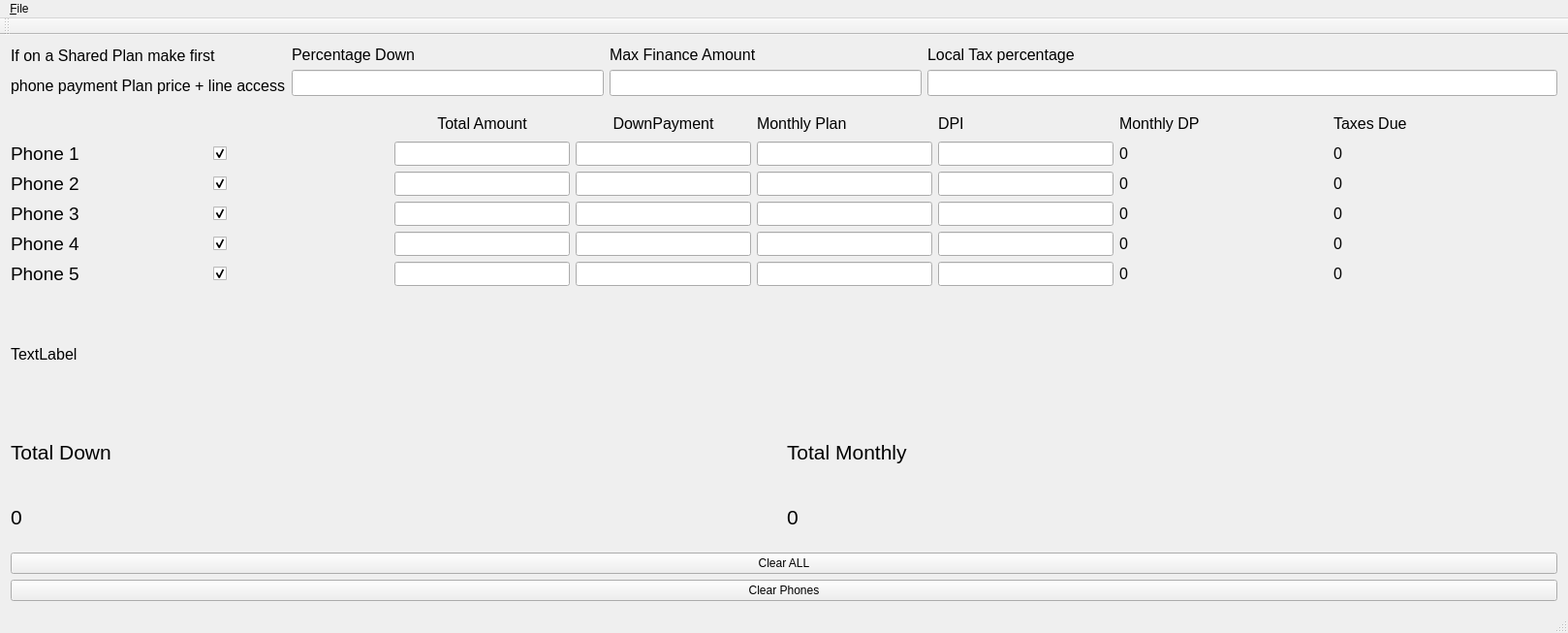
<?xml version="1.0" encoding="UTF-8"?>
<ui version="4.0">
 <class>MainWindow</class>
 <widget class="QMainWindow" name="MainWindow">
  <property name="geometry">
   <rect>
    <x>0</x>
    <y>0</y>
    <width>1618</width>
    <height>653</height>
   </rect>
  </property>
  <property name="windowTitle">
   <string>MainWindow</string>
  </property>
  <property name="iconSize">
   <size>
    <width>26</width>
    <height>24</height>
   </size>
  </property>
  <widget class="QWidget" name="centralWidget">
   <layout class="QVBoxLayout" name="verticalLayout_8">
    <item>
     <layout class="QVBoxLayout" name="verticalLayout_2">
      <item>
       <layout class="QHBoxLayout" name="horizontalLayout_7">
        <property name="bottomMargin">
         <number>10</number>
        </property>
        <item>
         <widget class="QLabel" name="label_9">
          <property name="font">
           <font>
            <pointsize>12</pointsize>
           </font>
          </property>
          <property name="text">
           <string>&lt;html&gt;&lt;head/&gt;&lt;body&gt;&lt;p&gt;If on a Shared Plan make first &lt;/p&gt;&lt;p&gt;phone payment Plan price + line access&lt;/p&gt;&lt;/body&gt;&lt;/html&gt;</string>
          </property>
         </widget>
        </item>
        <item>
         <layout class="QHBoxLayout" name="horizontalLayout_6">
          <item>
           <layout class="QVBoxLayout" name="verticalLayout_5">
            <item>
             <widget class="QLabel" name="fianancemaxLabel_2">
              <property name="text">
               <string>&lt;html&gt;&lt;head/&gt;&lt;body&gt;&lt;p&gt;&lt;span style=&quot; font-size:12pt;&quot;&gt;Percentage Down&lt;/span&gt;&lt;/p&gt;&lt;/body&gt;&lt;/html&gt;</string>
              </property>
             </widget>
            </item>
            <item>
             <widget class="QLineEdit" name="PercentDownEdit">
              <property name="font">
               <font>
                <pointsize>12</pointsize>
               </font>
              </property>
             </widget>
            </item>
           </layout>
          </item>
          <item>
           <layout class="QVBoxLayout" name="verticalLayout_4">
            <item>
             <widget class="QLabel" name="fianancemaxLabel">
              <property name="text">
               <string>&lt;html&gt;&lt;head/&gt;&lt;body&gt;&lt;p&gt;&lt;span style=&quot; font-size:12pt;&quot;&gt;Max Finance Amount&lt;/span&gt;&lt;/p&gt;&lt;/body&gt;&lt;/html&gt;</string>
              </property>
             </widget>
            </item>
            <item>
             <widget class="QLineEdit" name="fianancemaxEdit">
              <property name="font">
               <font>
                <pointsize>12</pointsize>
               </font>
              </property>
             </widget>
            </item>
           </layout>
          </item>
         </layout>
        </item>
        <item>
         <layout class="QVBoxLayout" name="verticalLayout">
          <item>
           <widget class="QLabel" name="label_7">
            <property name="text">
             <string>&lt;html&gt;&lt;head/&gt;&lt;body&gt;&lt;p&gt;&lt;span style=&quot; font-size:12pt;&quot;&gt;Local Tax percentage&lt;/span&gt;&lt;/p&gt;&lt;/body&gt;&lt;/html&gt;</string>
            </property>
           </widget>
          </item>
          <item>
           <widget class="QLineEdit" name="taxPercentageEdit">
            <property name="font">
             <font>
              <pointsize>12</pointsize>
             </font>
            </property>
           </widget>
          </item>
         </layout>
        </item>
       </layout>
      </item>
      <item>
       <layout class="QHBoxLayout" name="horizontalLayout_5" stretch="0,0">
        <property name="spacing">
         <number>0</number>
        </property>
        <item>
         <layout class="QHBoxLayout" name="horizontalLayout_4">
          <item>
           <layout class="QHBoxLayout" name="horizontalLayout_3">
            <item>
             <layout class="QHBoxLayout" name="horizontalLayout_2">
              <item>
               <layout class="QHBoxLayout" name="horizontalLayout" stretch="0,0,0">
                <property name="rightMargin">
                 <number>0</number>
                </property>
                <property name="bottomMargin">
                 <number>0</number>
                </property>
                <item>
                 <layout class="QVBoxLayout" name="phonelabelVert">
                  <item>
                   <widget class="QLabel" name="label_11">
                    <property name="minimumSize">
                     <size>
                      <width>181</width>
                      <height>25</height>
                     </size>
                    </property>
                    <property name="maximumSize">
                     <size>
                      <width>181</width>
                      <height>25</height>
                     </size>
                    </property>
                    <property name="text">
                     <string/>
                    </property>
                   </widget>
                  </item>
                  <item>
                   <widget class="QLabel" name="phonelabel">
                    <property name="text">
                     <string>&lt;html&gt;&lt;head/&gt;&lt;body&gt;&lt;p&gt;&lt;span style=&quot; font-size:14pt;&quot;&gt;Phone 1&lt;/span&gt;&lt;/p&gt;&lt;/body&gt;&lt;/html&gt;</string>
                    </property>
                    <property name="textFormat">
                     <enum>Qt::RichText</enum>
                    </property>
                   </widget>
                  </item>
                  <item>
                   <widget class="QLabel" name="phonelabel2">
                    <property name="text">
                     <string>&lt;html&gt;&lt;head/&gt;&lt;body&gt;&lt;p&gt;&lt;span style=&quot; font-size:14pt;&quot;&gt;Phone 2&lt;/span&gt;&lt;/p&gt;&lt;/body&gt;&lt;/html&gt;</string>
                    </property>
                    <property name="textFormat">
                     <enum>Qt::RichText</enum>
                    </property>
                   </widget>
                  </item>
                  <item>
                   <widget class="QLabel" name="phonelabel3">
                    <property name="text">
                     <string>&lt;html&gt;&lt;head/&gt;&lt;body&gt;&lt;p&gt;&lt;span style=&quot; font-size:14pt;&quot;&gt;Phone 3&lt;/span&gt;&lt;/p&gt;&lt;/body&gt;&lt;/html&gt;</string>
                    </property>
                    <property name="textFormat">
                     <enum>Qt::RichText</enum>
                    </property>
                   </widget>
                  </item>
                  <item>
                   <widget class="QLabel" name="phonelabel4">
                    <property name="text">
                     <string>&lt;html&gt;&lt;head/&gt;&lt;body&gt;&lt;p&gt;&lt;span style=&quot; font-size:14pt;&quot;&gt;Phone 4&lt;/span&gt;&lt;/p&gt;&lt;/body&gt;&lt;/html&gt;</string>
                    </property>
                    <property name="textFormat">
                     <enum>Qt::RichText</enum>
                    </property>
                   </widget>
                  </item>
                  <item>
                   <widget class="QLabel" name="phonelabel5">
                    <property name="text">
                     <string>&lt;html&gt;&lt;head/&gt;&lt;body&gt;&lt;p&gt;&lt;span style=&quot; font-size:14pt;&quot;&gt;Phone 5&lt;/span&gt;&lt;/p&gt;&lt;/body&gt;&lt;/html&gt;</string>
                    </property>
                    <property name="textFormat">
                     <enum>Qt::RichText</enum>
                    </property>
                   </widget>
                  </item>
                 </layout>
                </item>
                <item>
                 <layout class="QVBoxLayout" name="phoneincludeVert">
                  <item>
                   <widget class="QLabel" name="label_12">
                    <property name="minimumSize">
                     <size>
                      <width>181</width>
                      <height>25</height>
                     </size>
                    </property>
                    <property name="maximumSize">
                     <size>
                      <width>181</width>
                      <height>25</height>
                     </size>
                    </property>
                    <property name="text">
                     <string/>
                    </property>
                   </widget>
                  </item>
                  <item>
                   <widget class="QCheckBox" name="phoneinclude">
                    <property name="minimumSize">
                     <size>
                      <width>0</width>
                      <height>0</height>
                     </size>
                    </property>
                    <property name="maximumSize">
                     <size>
                      <width>15</width>
                      <height>25</height>
                     </size>
                    </property>
                    <property name="text">
                     <string/>
                    </property>
                    <property name="checked">
                     <bool>true</bool>
                    </property>
                   </widget>
                  </item>
                  <item>
                   <widget class="QCheckBox" name="phoneinclude2">
                    <property name="minimumSize">
                     <size>
                      <width>0</width>
                      <height>0</height>
                     </size>
                    </property>
                    <property name="maximumSize">
                     <size>
                      <width>15</width>
                      <height>25</height>
                     </size>
                    </property>
                    <property name="text">
                     <string/>
                    </property>
                    <property name="checked">
                     <bool>true</bool>
                    </property>
                   </widget>
                  </item>
                  <item>
                   <widget class="QCheckBox" name="phoneinclude3">
                    <property name="minimumSize">
                     <size>
                      <width>0</width>
                      <height>0</height>
                     </size>
                    </property>
                    <property name="maximumSize">
                     <size>
                      <width>15</width>
                      <height>25</height>
                     </size>
                    </property>
                    <property name="text">
                     <string/>
                    </property>
                    <property name="checked">
                     <bool>true</bool>
                    </property>
                   </widget>
                  </item>
                  <item>
                   <widget class="QCheckBox" name="phoneinclude4">
                    <property name="minimumSize">
                     <size>
                      <width>0</width>
                      <height>0</height>
                     </size>
                    </property>
                    <property name="maximumSize">
                     <size>
                      <width>15</width>
                      <height>25</height>
                     </size>
                    </property>
                    <property name="text">
                     <string/>
                    </property>
                    <property name="checked">
                     <bool>true</bool>
                    </property>
                   </widget>
                  </item>
                  <item>
                   <widget class="QCheckBox" name="phoneinclude5">
                    <property name="minimumSize">
                     <size>
                      <width>0</width>
                      <height>0</height>
                     </size>
                    </property>
                    <property name="maximumSize">
                     <size>
                      <width>15</width>
                      <height>25</height>
                     </size>
                    </property>
                    <property name="text">
                     <string/>
                    </property>
                    <property name="checked">
                     <bool>true</bool>
                    </property>
                   </widget>
                  </item>
                 </layout>
                </item>
                <item>
                 <layout class="QVBoxLayout" name="totalpriceVert">
                  <property name="spacing">
                   <number>6</number>
                  </property>
                  <property name="rightMargin">
                   <number>0</number>
                  </property>
                  <item>
                   <widget class="QLabel" name="label">
                    <property name="minimumSize">
                     <size>
                      <width>181</width>
                      <height>25</height>
                     </size>
                    </property>
                    <property name="maximumSize">
                     <size>
                      <width>181</width>
                      <height>25</height>
                     </size>
                    </property>
                    <property name="font">
                     <font>
                      <pointsize>12</pointsize>
                     </font>
                    </property>
                    <property name="text">
                     <string>&lt;html&gt;&lt;head/&gt;&lt;body&gt;&lt;p align=&quot;center&quot;&gt;Total Amount&lt;/p&gt;&lt;/body&gt;&lt;/html&gt;</string>
                    </property>
                   </widget>
                  </item>
                  <item>
                   <widget class="QLineEdit" name="totalpriceEdit">
                    <property name="minimumSize">
                     <size>
                      <width>1</width>
                      <height>1</height>
                     </size>
                    </property>
                    <property name="maximumSize">
                     <size>
                      <width>181</width>
                      <height>25</height>
                     </size>
                    </property>
                    <property name="font">
                     <font>
                      <pointsize>12</pointsize>
                     </font>
                    </property>
                   </widget>
                  </item>
                  <item>
                   <widget class="QLineEdit" name="totalpriceEdit2">
                    <property name="minimumSize">
                     <size>
                      <width>1</width>
                      <height>1</height>
                     </size>
                    </property>
                    <property name="maximumSize">
                     <size>
                      <width>181</width>
                      <height>25</height>
                     </size>
                    </property>
                    <property name="font">
                     <font>
                      <pointsize>12</pointsize>
                     </font>
                    </property>
                   </widget>
                  </item>
                  <item>
                   <widget class="QLineEdit" name="totalpriceEdit3">
                    <property name="minimumSize">
                     <size>
                      <width>1</width>
                      <height>1</height>
                     </size>
                    </property>
                    <property name="maximumSize">
                     <size>
                      <width>181</width>
                      <height>25</height>
                     </size>
                    </property>
                    <property name="font">
                     <font>
                      <pointsize>12</pointsize>
                     </font>
                    </property>
                   </widget>
                  </item>
                  <item>
                   <widget class="QLineEdit" name="totalpriceEdit4">
                    <property name="minimumSize">
                     <size>
                      <width>1</width>
                      <height>1</height>
                     </size>
                    </property>
                    <property name="maximumSize">
                     <size>
                      <width>181</width>
                      <height>25</height>
                     </size>
                    </property>
                    <property name="font">
                     <font>
                      <pointsize>12</pointsize>
                     </font>
                    </property>
                   </widget>
                  </item>
                  <item>
                   <widget class="QLineEdit" name="totalpriceEdit5">
                    <property name="minimumSize">
                     <size>
                      <width>1</width>
                      <height>1</height>
                     </size>
                    </property>
                    <property name="maximumSize">
                     <size>
                      <width>181</width>
                      <height>25</height>
                     </size>
                    </property>
                    <property name="font">
                     <font>
                      <pointsize>12</pointsize>
                     </font>
                    </property>
                   </widget>
                  </item>
                 </layout>
                </item>
               </layout>
              </item>
             </layout>
            </item>
            <item>
             <layout class="QVBoxLayout" name="DownPayementVert">
              <property name="rightMargin">
               <number>0</number>
              </property>
              <item>
               <widget class="QLabel" name="label_2">
                <property name="minimumSize">
                 <size>
                  <width>181</width>
                  <height>25</height>
                 </size>
                </property>
                <property name="maximumSize">
                 <size>
                  <width>181</width>
                  <height>25</height>
                 </size>
                </property>
                <property name="font">
                 <font>
                  <pointsize>12</pointsize>
                 </font>
                </property>
                <property name="text">
                 <string>&lt;html&gt;&lt;head/&gt;&lt;body&gt;&lt;p align=&quot;center&quot;&gt;DownPayment&lt;/p&gt;&lt;/body&gt;&lt;/html&gt;</string>
                </property>
               </widget>
              </item>
              <item>
               <widget class="QLineEdit" name="DownpaymentEdit">
                <property name="minimumSize">
                 <size>
                  <width>1</width>
                  <height>1</height>
                 </size>
                </property>
                <property name="maximumSize">
                 <size>
                  <width>181</width>
                  <height>25</height>
                 </size>
                </property>
                <property name="font">
                 <font>
                  <pointsize>12</pointsize>
                 </font>
                </property>
               </widget>
              </item>
              <item>
               <widget class="QLineEdit" name="DownpaymentEdit2">
                <property name="minimumSize">
                 <size>
                  <width>1</width>
                  <height>1</height>
                 </size>
                </property>
                <property name="maximumSize">
                 <size>
                  <width>181</width>
                  <height>25</height>
                 </size>
                </property>
                <property name="font">
                 <font>
                  <pointsize>12</pointsize>
                 </font>
                </property>
               </widget>
              </item>
              <item>
               <widget class="QLineEdit" name="DownpaymentEdit3">
                <property name="minimumSize">
                 <size>
                  <width>1</width>
                  <height>1</height>
                 </size>
                </property>
                <property name="maximumSize">
                 <size>
                  <width>181</width>
                  <height>25</height>
                 </size>
                </property>
                <property name="font">
                 <font>
                  <pointsize>12</pointsize>
                 </font>
                </property>
               </widget>
              </item>
              <item>
               <widget class="QLineEdit" name="DownpaymentEdit4">
                <property name="minimumSize">
                 <size>
                  <width>1</width>
                  <height>1</height>
                 </size>
                </property>
                <property name="maximumSize">
                 <size>
                  <width>181</width>
                  <height>25</height>
                 </size>
                </property>
                <property name="font">
                 <font>
                  <pointsize>12</pointsize>
                 </font>
                </property>
               </widget>
              </item>
              <item>
               <widget class="QLineEdit" name="DownpaymentEdit5">
                <property name="minimumSize">
                 <size>
                  <width>1</width>
                  <height>1</height>
                 </size>
                </property>
                <property name="maximumSize">
                 <size>
                  <width>181</width>
                  <height>25</height>
                 </size>
                </property>
                <property name="font">
                 <font>
                  <pointsize>12</pointsize>
                 </font>
                </property>
               </widget>
              </item>
             </layout>
            </item>
            <item>
             <layout class="QVBoxLayout" name="verticalLayout_7">
              <item>
               <widget class="QLabel" name="label_8">
                <property name="minimumSize">
                 <size>
                  <width>181</width>
                  <height>25</height>
                 </size>
                </property>
                <property name="maximumSize">
                 <size>
                  <width>181</width>
                  <height>25</height>
                 </size>
                </property>
                <property name="font">
                 <font>
                  <pointsize>12</pointsize>
                 </font>
                </property>
                <property name="text">
                 <string>Monthly Plan</string>
                </property>
               </widget>
              </item>
              <item>
               <widget class="QLineEdit" name="monthlyplanInput">
                <property name="minimumSize">
                 <size>
                  <width>1</width>
                  <height>1</height>
                 </size>
                </property>
                <property name="maximumSize">
                 <size>
                  <width>181</width>
                  <height>25</height>
                 </size>
                </property>
                <property name="font">
                 <font>
                  <pointsize>12</pointsize>
                 </font>
                </property>
               </widget>
              </item>
              <item>
               <widget class="QLineEdit" name="monthlyplanInput2">
                <property name="minimumSize">
                 <size>
                  <width>1</width>
                  <height>1</height>
                 </size>
                </property>
                <property name="maximumSize">
                 <size>
                  <width>181</width>
                  <height>25</height>
                 </size>
                </property>
                <property name="font">
                 <font>
                  <pointsize>12</pointsize>
                 </font>
                </property>
               </widget>
              </item>
              <item>
               <widget class="QLineEdit" name="monthlyplanInput3">
                <property name="minimumSize">
                 <size>
                  <width>1</width>
                  <height>1</height>
                 </size>
                </property>
                <property name="maximumSize">
                 <size>
                  <width>181</width>
                  <height>25</height>
                 </size>
                </property>
                <property name="font">
                 <font>
                  <pointsize>12</pointsize>
                 </font>
                </property>
               </widget>
              </item>
              <item>
               <widget class="QLineEdit" name="monthlyplanInput4">
                <property name="minimumSize">
                 <size>
                  <width>1</width>
                  <height>1</height>
                 </size>
                </property>
                <property name="maximumSize">
                 <size>
                  <width>181</width>
                  <height>25</height>
                 </size>
                </property>
                <property name="font">
                 <font>
                  <pointsize>12</pointsize>
                 </font>
                </property>
               </widget>
              </item>
              <item>
               <widget class="QLineEdit" name="monthlyplanInput5">
                <property name="minimumSize">
                 <size>
                  <width>1</width>
                  <height>1</height>
                 </size>
                </property>
                <property name="maximumSize">
                 <size>
                  <width>181</width>
                  <height>25</height>
                 </size>
                </property>
                <property name="font">
                 <font>
                  <pointsize>12</pointsize>
                 </font>
                </property>
               </widget>
              </item>
             </layout>
            </item>
            <item>
             <layout class="QVBoxLayout" name="verticalLayout_10">
              <property name="sizeConstraint">
               <enum>QLayout::SetDefaultConstraint</enum>
              </property>
              <item>
               <widget class="QLabel" name="label_10">
                <property name="minimumSize">
                 <size>
                  <width>181</width>
                  <height>25</height>
                 </size>
                </property>
                <property name="maximumSize">
                 <size>
                  <width>181</width>
                  <height>25</height>
                 </size>
                </property>
                <property name="font">
                 <font>
                  <pointsize>12</pointsize>
                 </font>
                </property>
                <property name="text">
                 <string>&lt;html&gt;&lt;head/&gt;&lt;body&gt;&lt;p&gt;DPI&lt;/p&gt;&lt;/body&gt;&lt;/html&gt;</string>
                </property>
               </widget>
              </item>
              <item>
               <widget class="QLineEdit" name="DPIinput">
                <property name="minimumSize">
                 <size>
                  <width>1</width>
                  <height>1</height>
                 </size>
                </property>
                <property name="maximumSize">
                 <size>
                  <width>181</width>
                  <height>25</height>
                 </size>
                </property>
                <property name="font">
                 <font>
                  <pointsize>12</pointsize>
                 </font>
                </property>
               </widget>
              </item>
              <item>
               <widget class="QLineEdit" name="DPIinput2">
                <property name="minimumSize">
                 <size>
                  <width>1</width>
                  <height>1</height>
                 </size>
                </property>
                <property name="maximumSize">
                 <size>
                  <width>181</width>
                  <height>25</height>
                 </size>
                </property>
                <property name="font">
                 <font>
                  <pointsize>12</pointsize>
                 </font>
                </property>
               </widget>
              </item>
              <item>
               <widget class="QLineEdit" name="DPIinput3">
                <property name="minimumSize">
                 <size>
                  <width>1</width>
                  <height>1</height>
                 </size>
                </property>
                <property name="maximumSize">
                 <size>
                  <width>181</width>
                  <height>25</height>
                 </size>
                </property>
                <property name="font">
                 <font>
                  <pointsize>12</pointsize>
                 </font>
                </property>
               </widget>
              </item>
              <item>
               <widget class="QLineEdit" name="DPIinput4">
                <property name="minimumSize">
                 <size>
                  <width>1</width>
                  <height>1</height>
                 </size>
                </property>
                <property name="maximumSize">
                 <size>
                  <width>181</width>
                  <height>25</height>
                 </size>
                </property>
                <property name="font">
                 <font>
                  <pointsize>12</pointsize>
                 </font>
                </property>
               </widget>
              </item>
              <item>
               <widget class="QLineEdit" name="DPIinput5">
                <property name="minimumSize">
                 <size>
                  <width>1</width>
                  <height>1</height>
                 </size>
                </property>
                <property name="maximumSize">
                 <size>
                  <width>181</width>
                  <height>25</height>
                 </size>
                </property>
                <property name="font">
                 <font>
                  <pointsize>12</pointsize>
                 </font>
                </property>
               </widget>
              </item>
             </layout>
            </item>
           </layout>
          </item>
          <item>
           <layout class="QVBoxLayout" name="MonthlyVert">
            <property name="rightMargin">
             <number>40</number>
            </property>
            <item>
             <widget class="QLabel" name="label_3">
              <property name="minimumSize">
               <size>
                <width>181</width>
                <height>25</height>
               </size>
              </property>
              <property name="maximumSize">
               <size>
                <width>181</width>
                <height>25</height>
               </size>
              </property>
              <property name="text">
               <string>&lt;html&gt;&lt;head/&gt;&lt;body&gt;&lt;p&gt;&lt;span style=&quot; font-size:12pt;&quot;&gt;Monthly DP&lt;/span&gt;&lt;/p&gt;&lt;/body&gt;&lt;/html&gt;</string>
              </property>
             </widget>
            </item>
            <item>
             <widget class="QLabel" name="Monthly">
              <property name="minimumSize">
               <size>
                <width>181</width>
                <height>25</height>
               </size>
              </property>
              <property name="maximumSize">
               <size>
                <width>181</width>
                <height>25</height>
               </size>
              </property>
              <property name="font">
               <font>
                <pointsize>12</pointsize>
               </font>
              </property>
              <property name="text">
               <string>&lt;html&gt;&lt;head/&gt;&lt;body&gt;&lt;p&gt;&lt;span style=&quot; font-size:12pt;&quot;&gt;0&lt;/span&gt;&lt;/p&gt;&lt;/body&gt;&lt;/html&gt;</string>
              </property>
              <property name="textFormat">
               <enum>Qt::RichText</enum>
              </property>
             </widget>
            </item>
            <item>
             <widget class="QLabel" name="Monthly2">
              <property name="minimumSize">
               <size>
                <width>181</width>
                <height>25</height>
               </size>
              </property>
              <property name="maximumSize">
               <size>
                <width>181</width>
                <height>25</height>
               </size>
              </property>
              <property name="font">
               <font>
                <pointsize>12</pointsize>
               </font>
              </property>
              <property name="text">
               <string>&lt;html&gt;&lt;head/&gt;&lt;body&gt;&lt;p&gt;&lt;span style=&quot; font-size:12pt;&quot;&gt;0&lt;/span&gt;&lt;/p&gt;&lt;/body&gt;&lt;/html&gt;</string>
              </property>
              <property name="textFormat">
               <enum>Qt::RichText</enum>
              </property>
             </widget>
            </item>
            <item>
             <widget class="QLabel" name="Monthly3">
              <property name="minimumSize">
               <size>
                <width>181</width>
                <height>25</height>
               </size>
              </property>
              <property name="maximumSize">
               <size>
                <width>181</width>
                <height>25</height>
               </size>
              </property>
              <property name="font">
               <font>
                <pointsize>12</pointsize>
               </font>
              </property>
              <property name="text">
               <string>&lt;html&gt;&lt;head/&gt;&lt;body&gt;&lt;p&gt;&lt;span style=&quot; font-size:12pt;&quot;&gt;0&lt;/span&gt;&lt;/p&gt;&lt;/body&gt;&lt;/html&gt;</string>
              </property>
              <property name="textFormat">
               <enum>Qt::RichText</enum>
              </property>
             </widget>
            </item>
            <item>
             <widget class="QLabel" name="Monthly4">
              <property name="minimumSize">
               <size>
                <width>181</width>
                <height>25</height>
               </size>
              </property>
              <property name="maximumSize">
               <size>
                <width>181</width>
                <height>25</height>
               </size>
              </property>
              <property name="font">
               <font>
                <pointsize>12</pointsize>
               </font>
              </property>
              <property name="text">
               <string>&lt;html&gt;&lt;head/&gt;&lt;body&gt;&lt;p&gt;&lt;span style=&quot; font-size:12pt;&quot;&gt;0&lt;/span&gt;&lt;/p&gt;&lt;/body&gt;&lt;/html&gt;</string>
              </property>
              <property name="textFormat">
               <enum>Qt::RichText</enum>
              </property>
             </widget>
            </item>
            <item>
             <widget class="QLabel" name="Monthly5">
              <property name="minimumSize">
               <size>
                <width>181</width>
                <height>25</height>
               </size>
              </property>
              <property name="maximumSize">
               <size>
                <width>181</width>
                <height>25</height>
               </size>
              </property>
              <property name="font">
               <font>
                <pointsize>12</pointsize>
               </font>
              </property>
              <property name="text">
               <string>&lt;html&gt;&lt;head/&gt;&lt;body&gt;&lt;p&gt;&lt;span style=&quot; font-size:12pt;&quot;&gt;0&lt;/span&gt;&lt;/p&gt;&lt;/body&gt;&lt;/html&gt;</string>
              </property>
              <property name="textFormat">
               <enum>Qt::RichText</enum>
              </property>
             </widget>
            </item>
           </layout>
          </item>
         </layout>
        </item>
        <item>
         <layout class="QVBoxLayout" name="TaxesVert">
          <property name="rightMargin">
           <number>50</number>
          </property>
          <item>
           <widget class="QLabel" name="label_4">
            <property name="minimumSize">
             <size>
              <width>181</width>
              <height>25</height>
             </size>
            </property>
            <property name="maximumSize">
             <size>
              <width>181</width>
              <height>25</height>
             </size>
            </property>
            <property name="text">
             <string>&lt;html&gt;&lt;head/&gt;&lt;body&gt;&lt;p&gt;&lt;span style=&quot; font-size:12pt;&quot;&gt;Taxes Due&lt;/span&gt;&lt;/p&gt;&lt;/body&gt;&lt;/html&gt;</string>
            </property>
           </widget>
          </item>
          <item>
           <widget class="QLabel" name="Taxes">
            <property name="minimumSize">
             <size>
              <width>181</width>
              <height>25</height>
             </size>
            </property>
            <property name="maximumSize">
             <size>
              <width>181</width>
              <height>25</height>
             </size>
            </property>
            <property name="font">
             <font>
              <pointsize>12</pointsize>
             </font>
            </property>
            <property name="text">
             <string>&lt;html&gt;&lt;head/&gt;&lt;body&gt;&lt;p&gt;&lt;span style=&quot; font-size:12pt;&quot;&gt;0&lt;/span&gt;&lt;/p&gt;&lt;/body&gt;&lt;/html&gt;</string>
            </property>
            <property name="textFormat">
             <enum>Qt::RichText</enum>
            </property>
           </widget>
          </item>
          <item>
           <widget class="QLabel" name="Taxes2">
            <property name="minimumSize">
             <size>
              <width>181</width>
              <height>25</height>
             </size>
            </property>
            <property name="maximumSize">
             <size>
              <width>181</width>
              <height>25</height>
             </size>
            </property>
            <property name="font">
             <font>
              <pointsize>12</pointsize>
             </font>
            </property>
            <property name="text">
             <string>&lt;html&gt;&lt;head/&gt;&lt;body&gt;&lt;p&gt;&lt;span style=&quot; font-size:12pt;&quot;&gt;0&lt;/span&gt;&lt;/p&gt;&lt;/body&gt;&lt;/html&gt;</string>
            </property>
            <property name="textFormat">
             <enum>Qt::RichText</enum>
            </property>
           </widget>
          </item>
          <item>
           <widget class="QLabel" name="Taxes3">
            <property name="minimumSize">
             <size>
              <width>181</width>
              <height>25</height>
             </size>
            </property>
            <property name="maximumSize">
             <size>
              <width>181</width>
              <height>25</height>
             </size>
            </property>
            <property name="font">
             <font>
              <pointsize>12</pointsize>
             </font>
            </property>
            <property name="text">
             <string>&lt;html&gt;&lt;head/&gt;&lt;body&gt;&lt;p&gt;&lt;span style=&quot; font-size:12pt;&quot;&gt;0&lt;/span&gt;&lt;/p&gt;&lt;/body&gt;&lt;/html&gt;</string>
            </property>
            <property name="textFormat">
             <enum>Qt::RichText</enum>
            </property>
           </widget>
          </item>
          <item>
           <widget class="QLabel" name="Taxes4">
            <property name="minimumSize">
             <size>
              <width>181</width>
              <height>25</height>
             </size>
            </property>
            <property name="maximumSize">
             <size>
              <width>181</width>
              <height>25</height>
             </size>
            </property>
            <property name="font">
             <font>
              <pointsize>12</pointsize>
             </font>
            </property>
            <property name="text">
             <string>&lt;html&gt;&lt;head/&gt;&lt;body&gt;&lt;p&gt;&lt;span style=&quot; font-size:12pt;&quot;&gt;0&lt;/span&gt;&lt;/p&gt;&lt;/body&gt;&lt;/html&gt;</string>
            </property>
            <property name="textFormat">
             <enum>Qt::RichText</enum>
            </property>
           </widget>
          </item>
          <item>
           <widget class="QLabel" name="Taxes5">
            <property name="minimumSize">
             <size>
              <width>181</width>
              <height>25</height>
             </size>
            </property>
            <property name="maximumSize">
             <size>
              <width>181</width>
              <height>25</height>
             </size>
            </property>
            <property name="font">
             <font>
              <pointsize>12</pointsize>
             </font>
            </property>
            <property name="text">
             <string>&lt;html&gt;&lt;head/&gt;&lt;body&gt;&lt;p&gt;&lt;span style=&quot; font-size:12pt;&quot;&gt;0&lt;/span&gt;&lt;/p&gt;&lt;/body&gt;&lt;/html&gt;</string>
            </property>
            <property name="textFormat">
             <enum>Qt::RichText</enum>
            </property>
           </widget>
          </item>
         </layout>
        </item>
       </layout>
      </item>
     </layout>
    </item>
    <item>
     <widget class="QLabel" name="overmaxCheck">
      <property name="font">
       <font>
        <pointsize>12</pointsize>
       </font>
      </property>
      <property name="text">
       <string>TextLabel</string>
      </property>
     </widget>
    </item>
    <item>
     <layout class="QHBoxLayout" name="horizontalLayout_8">
      <item>
       <layout class="QVBoxLayout" name="verticalLayout_6">
        <item>
         <widget class="QLabel" name="label_5">
          <property name="text">
           <string>&lt;html&gt;&lt;head/&gt;&lt;body&gt;&lt;p&gt;&lt;span style=&quot; font-size:16pt;&quot;&gt;Total Down&lt;/span&gt;&lt;/p&gt;&lt;/body&gt;&lt;/html&gt;</string>
          </property>
         </widget>
        </item>
        <item>
         <widget class="QLabel" name="totaldownOut">
          <property name="font">
           <font>
            <pointsize>16</pointsize>
           </font>
          </property>
          <property name="layoutDirection">
           <enum>Qt::LeftToRight</enum>
          </property>
          <property name="text">
           <string>&lt;html&gt;&lt;head/&gt;&lt;body&gt;&lt;p&gt;0&lt;/p&gt;&lt;/body&gt;&lt;/html&gt;</string>
          </property>
         </widget>
        </item>
       </layout>
      </item>
      <item>
       <layout class="QVBoxLayout" name="verticalLayout_3">
        <item>
         <widget class="QLabel" name="label_6">
          <property name="text">
           <string>&lt;html&gt;&lt;head/&gt;&lt;body&gt;&lt;p&gt;&lt;span style=&quot; font-size:16pt;&quot;&gt;Total Monthly&lt;/span&gt;&lt;/p&gt;&lt;/body&gt;&lt;/html&gt;</string>
          </property>
         </widget>
        </item>
        <item>
         <widget class="QLabel" name="totalmonthlyOut">
          <property name="font">
           <font>
            <pointsize>16</pointsize>
           </font>
          </property>
          <property name="layoutDirection">
           <enum>Qt::LeftToRight</enum>
          </property>
          <property name="text">
           <string>&lt;html&gt;&lt;head/&gt;&lt;body&gt;&lt;p&gt;0&lt;/p&gt;&lt;/body&gt;&lt;/html&gt;</string>
          </property>
         </widget>
        </item>
       </layout>
      </item>
     </layout>
    </item>
    <item>
     <widget class="QPushButton" name="clearallButton">
      <property name="text">
       <string>Clear ALL</string>
      </property>
     </widget>
    </item>
    <item>
     <widget class="QPushButton" name="clearphonesButton">
      <property name="text">
       <string>Clear Phones</string>
      </property>
     </widget>
    </item>
   </layout>
  </widget>
  <widget class="QMenuBar" name="menuBar">
   <property name="geometry">
    <rect>
     <x>0</x>
     <y>0</y>
     <width>1618</width>
     <height>21</height>
    </rect>
   </property>
   <widget class="QMenu" name="menu_File">
    <property name="title">
     <string>&amp;File</string>
    </property>
    <addaction name="action_Save_2"/>
   </widget>
   <addaction name="menu_File"/>
  </widget>
  <widget class="QToolBar" name="mainToolBar">
   <attribute name="toolBarArea">
    <enum>TopToolBarArea</enum>
   </attribute>
   <attribute name="toolBarBreak">
    <bool>false</bool>
   </attribute>
  </widget>
  <widget class="QStatusBar" name="statusBar"/>
  <action name="action_Save_2">
   <property name="text">
    <string>&amp;Save</string>
   </property>
  </action>
 </widget>
 <layoutdefault spacing="6" margin="11"/>
 <tabstops>
  <tabstop>DownpaymentEdit</tabstop>
  <tabstop>DownpaymentEdit2</tabstop>
  <tabstop>DownpaymentEdit3</tabstop>
  <tabstop>DownpaymentEdit4</tabstop>
  <tabstop>DownpaymentEdit5</tabstop>
 </tabstops>
 <resources/>
 <connections/>
</ui>
